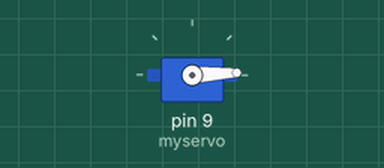
This sketch was run on a simulated Arduino Uno, built with avr-gcc and run on an emulated ATmega328P. Shown: servo.

Above: at 0.05 s.
At 1.3 s:
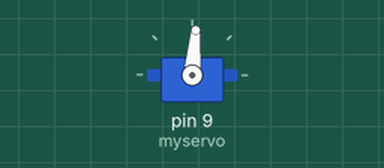
At 2.6 s:
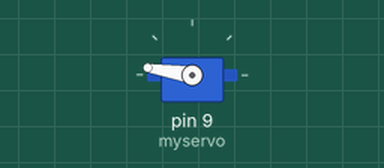
At 5.2 s:
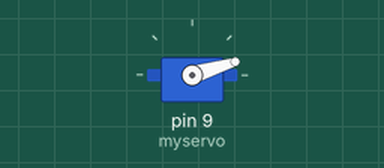
Timing chart, 0 to 7.1 s (numbered marks = the images above):
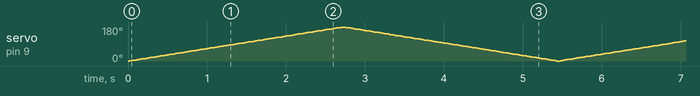

The sketch:

servo.ino
```cpp
#include <Servo.h>
Servo myservo;
int pos = 0;

void setup()
{
  myservo.attach(9);
}

void loop()
{
  for (pos = 0; pos < 180; pos++) {
    myservo.write(pos);
    delay(15);
  }
  for (pos = 180; pos >= 0; pos--) {
    myservo.write(pos);
    delay(15);
  }
}
```
